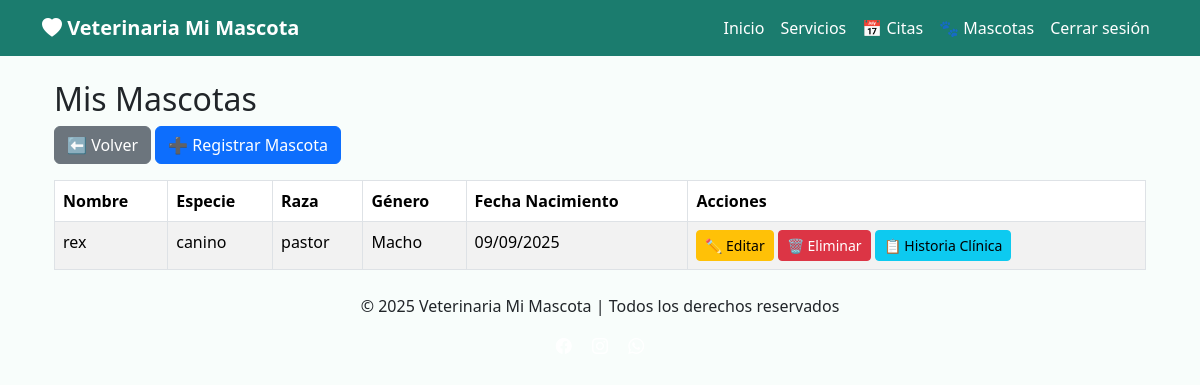
Screenshot of /mascotas/ (signed in) with the database file from the repository.
### app/models/mascota.py (models this page shows, shortened)
class Mascota(db.Model):
    __tablename__ = "mascotas"
    id_mascota = db.Column(db.Integer, primary_key=True)
    nombre = db.Column(db.String(100), nullable=False)
    especie = db.Column(db.String(50), nullable=False)
    raza = db.Column(db.String(50))
    genero = db.Column(db.String(10))
    fecha_nacimiento = db.Column(db.Date)
    id_usuario = db.Column(db.Integer, db.ForeignKey("usuarios.id_usuario"), nullable=False)
    usuario = db.relationship("Usuario", back_populates="mascotas")

### app/routes/mascotas.py (the view)
@mascotas_bp.route("/")
@login_required
def index():
    mascotas = Mascota.query.filter_by(id_usuario=current_user.id_usuario).all()
    return render_template("mascotas/index.html", mascotas=mascotas)

### app/models/usuario.py (called while the page is built)
    @property
    def is_active(self):
        return True

### app/templates/mascotas/index.html
{% extends "base.html" %}
{% block content %}
<div class="container mt-4">
    <h2>Mis Mascotas</h2>
    <a href="{{ url_for('main.dashboard') }}" class="btn btn-secondary mb-3">⬅️ Volver</a>
    <a href="{{ url_for('mascotas.crear') }}" class="btn btn-primary mb-3">➕ Registrar Mascota</a>
    {% if mascotas %}
    <table class="table table-striped table-bordered">
        <thead>
            <tr>
                <th>Nombre</th>
                <th>Especie</th>
                <th>Raza</th>
                <th>Género</th>
                <th>Fecha Nacimiento</th>
                <th>Acciones</th>
            </tr>
        </thead>
        <tbody>
            {% for mascota in mascotas %}
            <tr>
                <td>{{ mascota.nombre }}</td>
                <td>{{ mascota.especie }}</td>
                <td>{{ mascota.raza }}</td>
                <td>{{ mascota.genero }}</td>
                <td>
                    {% if mascota.fecha_nacimiento %}
                        {{ mascota.fecha_nacimiento.strftime("%d/%m/%Y") }}
                    {% else %}
                        -
                    {% endif %}
                </td>
                <td>
                    <a href="{{ url_for('mascotas.editar', id_mascota=mascota.id_mascota) }}"
                       class="btn btn-sm btn-warning">✏️ Editar</a>
                    <form action="{{ url_for('mascotas.eliminar', id_mascota=mascota.id_mascota) }}"
                          method="POST" style="display:inline;">
                        <button type="submit" class="btn btn-sm btn-danger"
                                onclick="return confirm('¿Seguro que quieres eliminar esta mascota?');">
                            🗑️ Eliminar
                        </button>
                    </form>
                    <a href="{{ url_for('historia.listar', id_mascota=mascota.id_mascota) }}"
                       class="btn btn-sm btn-info">📋 Historia Clínica</a>
                </td>
            </tr>
            {% endfor %}
        </tbody>
    </table>
    {% else %}
        <div class="alert alert-info">No tienes mascotas registradas aún.</div>
    {% endif %}
</div>
{% endblock %}

### app/templates/base.html (style rules this page uses)
body { background-color: #f8fdfb; }

### rows the page displays
Mascota: nombre "rex", especie "canino", raza "pastor", genero "Macho", fecha_nacimiento "09/09/2025"
